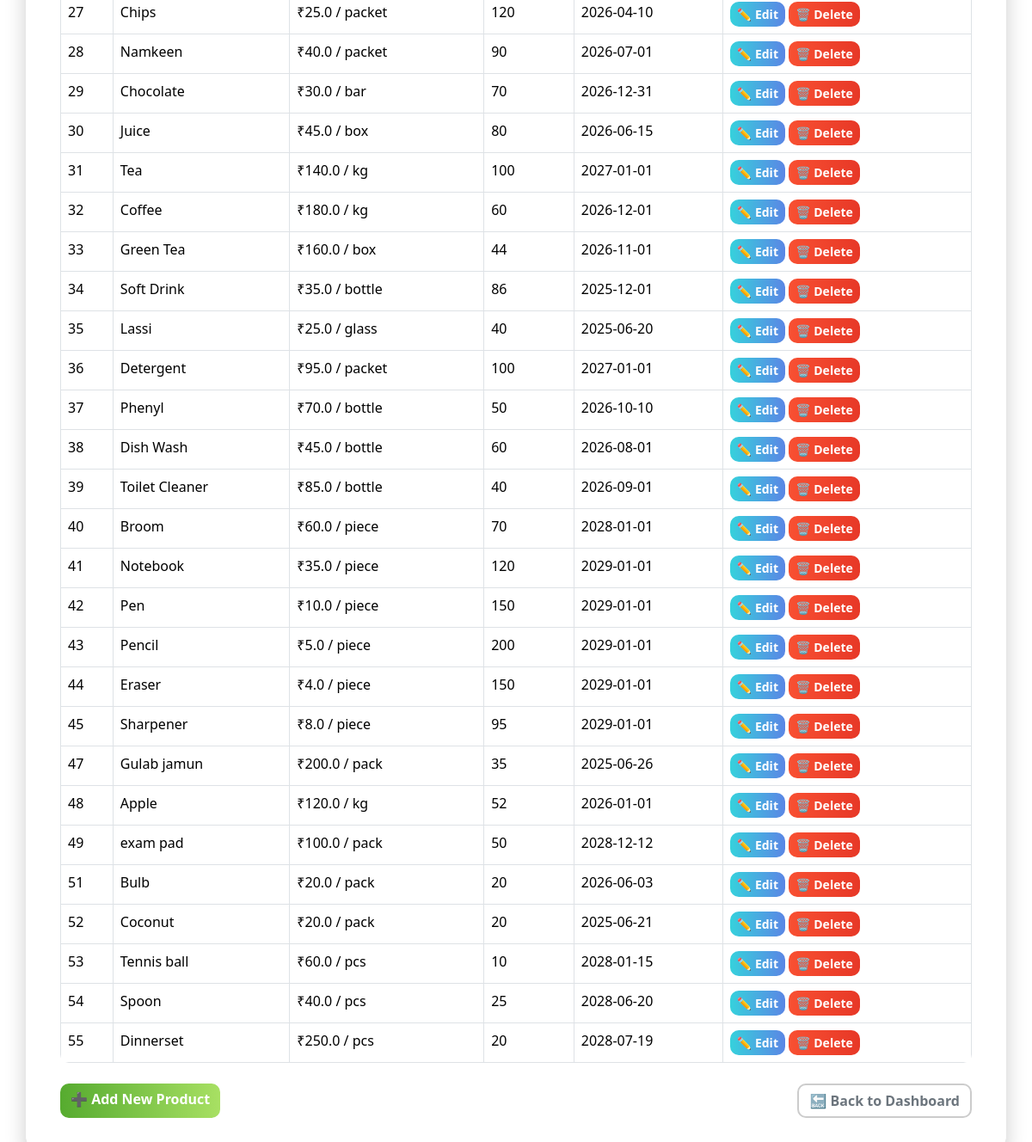
/admin/products (signed in, lower part), run on an earlier commit of the app's database.
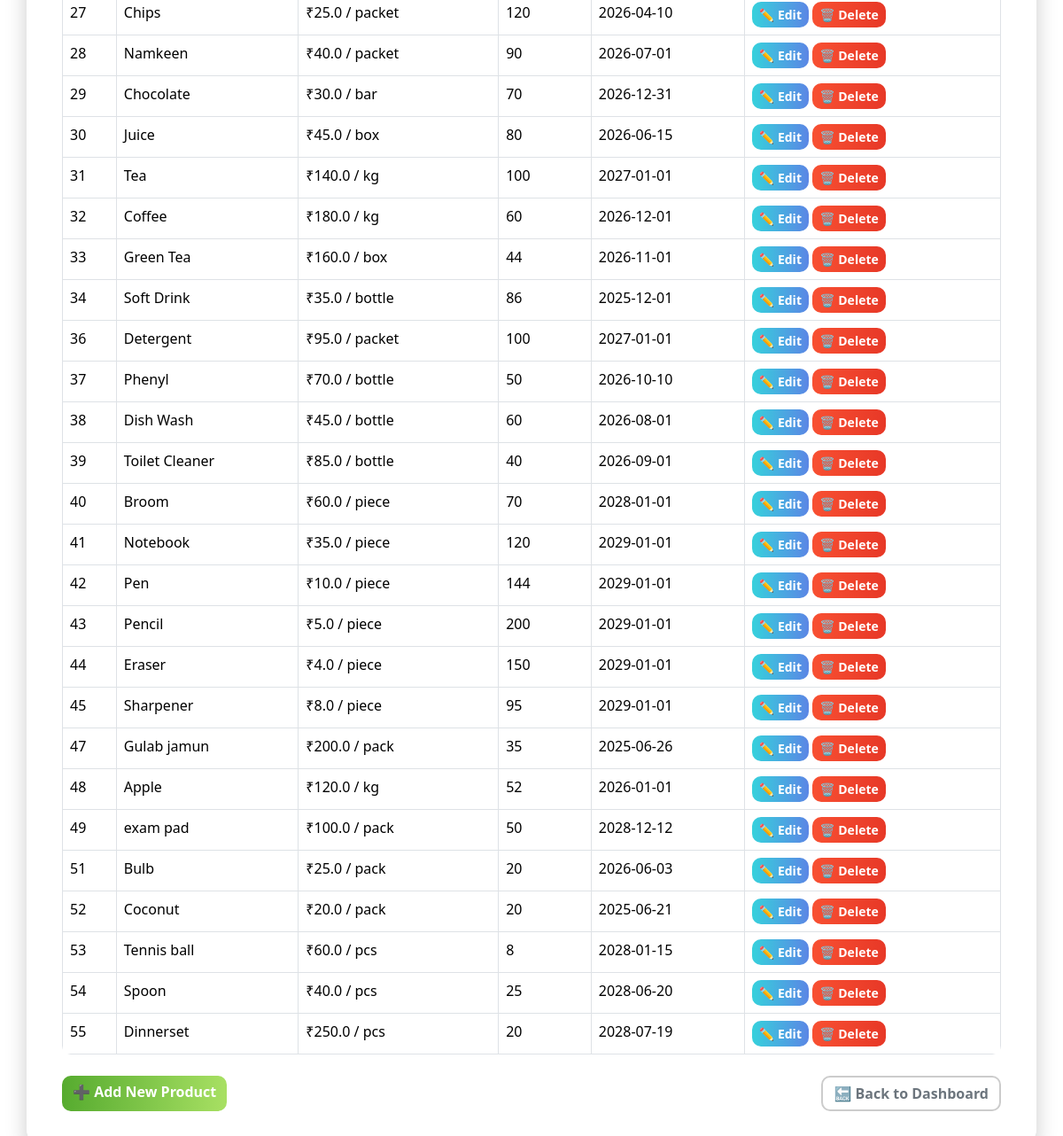
And on a later commit of the database.
### tables this page shows
CREATE TABLE products(
            id INTEGER PRIMARY KEY AUTOINCREMENT,
            name TEXT NOT NULL,
            description TEXT,
            price REAL NOT NULL,
            stock INTEGER NOT NULL,
            expiry_date TEXT,
            unit TEXT NOT NULL,
            image_url TEXT,
            category TEXT
        );

### app.py (the view)
@app.route('/admin/products')
def admin_products():
    if 'role' in session and session['role'] == 'admin':
        conn = sqlite3.connect('grocery.db')
        cursor = conn.cursor()
        cursor.execute("SELECT id, name, price, unit, stock, expiry_date FROM products")
        rows = cursor.fetchall()
        conn.close()
        products = [{
            'id': row[0],
            'name': row[1],
            'price': row[2],
            'unit': row[3],
            'stock': row[4],
            'expiry_date': row[5]
        } for row in rows]
        return render_template('admin_products.html', products=products)
    return redirect('/login')

### templates/admin_products.html (shortened to what this page needs)
<!DOCTYPE html>
<html lang="en">
<head>
  <link href="https://cdn.jsdelivr.net/npm/bootstrap@5.3.3/dist/css/bootstrap.min.css" rel="stylesheet">
</head>
<body>
  <div class="container container-glass">
    <table class="table table-bordered table-hover mt-4">
      <tbody>
        {% for product in products %}
        <tr>
          <td>{{ product.id }}</td>
          <td>{{ product.name }}</td>
          <td>₹{{ product.price }} / {{ product.unit }}</td>
          <td>{{ product.stock }}</td>
          <td>{{ product.expiry_date or 'N/A' }}</td>
          <td>
            <a href="{{ url_for('edit_product', product_id=product.id) }}" class="btn btn-sm btn-primary">✏️ Edit</a>
            <a href="{{ url_for('delete_product', product_id=product.id) }}" class="btn btn-sm btn-danger" onclick="return confirm('Are you sure to delete this product?')">🗑️ Delete</a>
          </td>
        </tr>
        {% endfor %}
      </tbody>
    </table>
    <div class="d-flex justify-content-between mt-4">
      <a href="/admin/add-product" class="btn btn-success">➕ Add New Product</a>
      <a href="/admin" class="btn btn-outline-secondary">🔙 Back to Dashboard</a>
    </div>
  </div>
</body>
</html>

What changed in the data, as far as the page shows it:
removed products: id "35", name "Lassi", price "25.0", unit "glass", stock "40", expiry_date "2025-06-20"
changed products "Pen": stock "150" → "144"
changed products "Bulb": price "20.0" → "25.0"
changed products "Tennis ball": stock "10" → "8"
